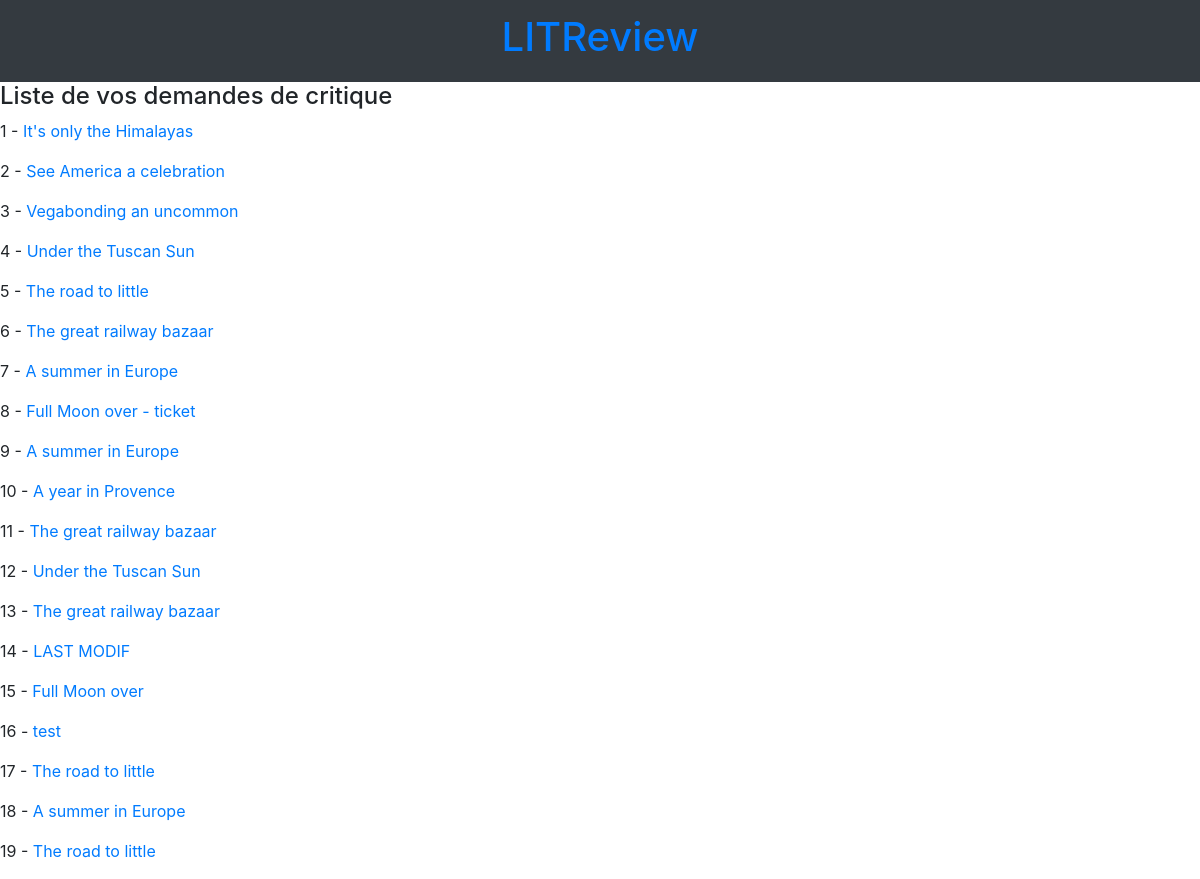
/tickets/list/, run on an earlier commit of the app's database.
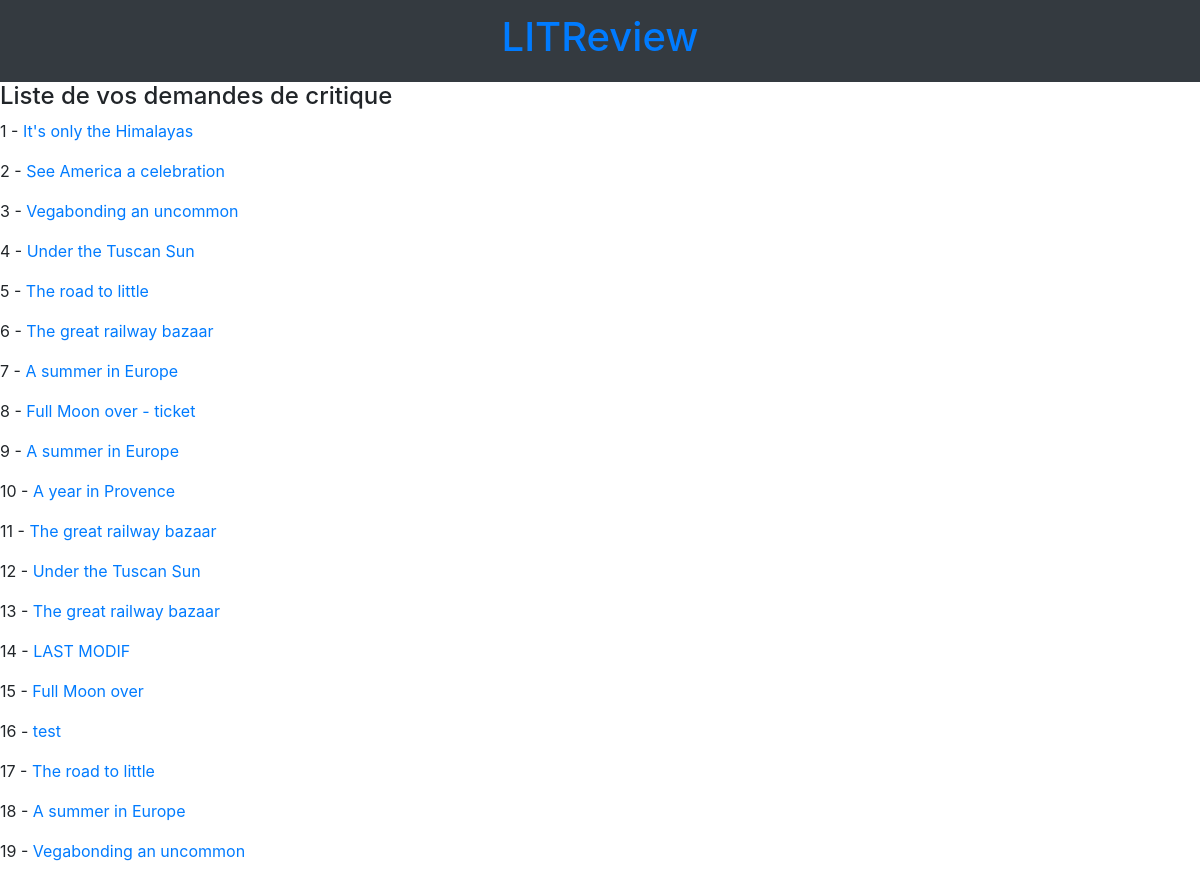
And on a later commit of the database.
### reviews/models.py (models this page shows, shortened)
class Ticket(models.Model):
    title = models.CharField(max_length=128)
    description = models.TextField(max_length=2048, blank=True)
    user = models.ForeignKey(to=settings.AUTH_USER_MODEL, on_delete=models.CASCADE, related_name='tickets')
    image = models.ImageField(null=True, blank=True, upload_to="images/")
    time_created = models.DateTimeField(auto_now_add=True)
    def get_absolute_url(self):
        return reverse("reviews:ticket-detail",  kwargs={"pk": self.id})

### reviews/views.py (the view)
# urls.py: path('tickets/list/', views.TicketListView.as_view(), name='ticket-list'),
class TicketListView(ListView):
    template_name = 'tickets/ticket_list.html'
    queryset = Ticket.objects.all()

### reviews/templates/tickets/ticket_list.html
{% extends 'reviews/includes/header.html' %}
{% block content %}
     <h4>Liste de vos demandes de critique</h4>
     {% for instance in object_list %}
          <p>{{ forloop.counter }} - <a href='{{ instance.get_absolute_url }}'>{{ instance.title }}</a></p>
     {% endfor %}
{% endblock %}

### reviews/templates/reviews/includes/header.html (shortened to what this page needs)
<!DOCTYPE html>
<html>
<head>
    <link rel="stylesheet" href="https://stackpath.bootstrapcdn.com/bootstrap/4.4.1/css/bootstrap.min.css"
>
</head>
<body>
{% include 'reviews/includes/navbar.html' %}
{% block content %}
{% endblock %}
</body>
</html>

### reviews/templates/reviews/includes/navbar.html (shortened to what this page needs)
<nav class="navbar navbar-expand-md navbar-blue bg-dark">
    <div class="mx-auto order-0">
        <a class="navbar-brand mx-auto" href="#"><h1>LITReview</h1></a>
    </div>
</nav>

What changed in the data, as far as the page shows it:
removed Ticket: title "The road to little"
added Ticket: title "Vegabonding an uncommon"
